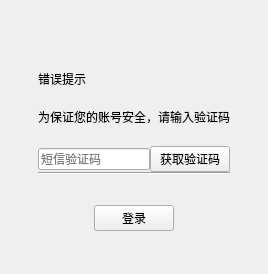
<?xml version="1.0" encoding="UTF-8"?>
<ui version="4.0">
 <class>NewDeviceLoginForm</class>
 <widget class="QWidget" name="NewDeviceLoginForm">
  <property name="geometry">
   <rect>
    <x>0</x>
    <y>0</y>
    <width>241</width>
    <height>274</height>
   </rect>
  </property>
  <property name="windowTitle">
   <string>Form</string>
  </property>
  <layout class="QVBoxLayout" name="verticalLayout_4">
   <property name="spacing">
    <number>0</number>
   </property>
   <property name="leftMargin">
    <number>38</number>
   </property>
   <property name="topMargin">
    <number>0</number>
   </property>
   <property name="rightMargin">
    <number>38</number>
   </property>
   <property name="bottomMargin">
    <number>0</number>
   </property>
   <item>
    <layout class="QVBoxLayout" name="verticalLayout_3">
     <property name="spacing">
      <number>0</number>
     </property>
     <item>
      <layout class="QHBoxLayout" name="horizontalLayout_2">
       <property name="spacing">
        <number>10</number>
       </property>
       <property name="topMargin">
        <number>22</number>
       </property>
       <property name="bottomMargin">
        <number>18</number>
       </property>
       <item>
        <spacer name="horizontalSpacer">
         <property name="orientation">
          <enum>Qt::Horizontal</enum>
         </property>
         <property name="sizeHint" stdset="0">
          <size>
           <width>40</width>
           <height>20</height>
          </size>
         </property>
        </spacer>
       </item>
       <item>
        <widget class="QLabel" name="label_title">
         <property name="text">
          <string/>
         </property>
         <property name="alignment">
          <set>Qt::AlignCenter</set>
         </property>
        </widget>
       </item>
       <item>
        <spacer name="horizontalSpacer_2">
         <property name="orientation">
          <enum>Qt::Horizontal</enum>
         </property>
         <property name="sizeHint" stdset="0">
          <size>
           <width>40</width>
           <height>20</height>
          </size>
         </property>
        </spacer>
       </item>
      </layout>
     </item>
     <item>
      <layout class="QVBoxLayout" name="verticalLayout_2">
       <property name="topMargin">
        <number>10</number>
       </property>
       <property name="bottomMargin">
        <number>20</number>
       </property>
       <item>
        <widget class="QLabel" name="errorLabel">
         <property name="text">
          <string>错误提示</string>
         </property>
        </widget>
       </item>
      </layout>
     </item>
     <item>
      <widget class="QLabel" name="deviceLabel">
       <property name="text">
        <string>为保证您的账号安全，请输入验证码</string>
       </property>
       <property name="alignment">
        <set>Qt::AlignCenter</set>
       </property>
      </widget>
     </item>
     <item>
      <layout class="QVBoxLayout" name="verticalLayout">
       <property name="spacing">
        <number>0</number>
       </property>
       <property name="topMargin">
        <number>20</number>
       </property>
       <property name="bottomMargin">
        <number>30</number>
       </property>
       <item>
        <layout class="QHBoxLayout" name="horizontalLayout">
         <item>
          <widget class="QLineEdit" name="idCodeLineEdit">
           <property name="maxLength">
            <number>4</number>
           </property>
           <property name="placeholderText">
            <string>短信验证码</string>
           </property>
          </widget>
         </item>
         <item>
          <widget class="QPushButton" name="obtainIdCodeButton">
           <property name="text">
            <string>获取验证码</string>
           </property>
          </widget>
         </item>
        </layout>
       </item>
       <item>
        <widget class="Line" name="line_2">
         <property name="orientation">
          <enum>Qt::Horizontal</enum>
         </property>
        </widget>
       </item>
      </layout>
     </item>
     <item>
      <layout class="QHBoxLayout" name="horizontalLayout_3">
       <item>
        <spacer name="horizontalSpacer_3">
         <property name="orientation">
          <enum>Qt::Horizontal</enum>
         </property>
         <property name="sizeHint" stdset="0">
          <size>
           <width>40</width>
           <height>20</height>
          </size>
         </property>
        </spacer>
       </item>
       <item>
        <widget class="QPushButton" name="loginPushButton">
         <property name="focusPolicy">
          <enum>Qt::NoFocus</enum>
         </property>
         <property name="text">
          <string>登录</string>
         </property>
        </widget>
       </item>
       <item>
        <spacer name="horizontalSpacer_4">
         <property name="orientation">
          <enum>Qt::Horizontal</enum>
         </property>
         <property name="sizeHint" stdset="0">
          <size>
           <width>40</width>
           <height>20</height>
          </size>
         </property>
        </spacer>
       </item>
      </layout>
     </item>
     <item>
      <spacer name="verticalSpacer">
       <property name="orientation">
        <enum>Qt::Vertical</enum>
       </property>
       <property name="sizeHint" stdset="0">
        <size>
         <width>20</width>
         <height>40</height>
        </size>
       </property>
      </spacer>
     </item>
    </layout>
   </item>
  </layout>
 </widget>
 <resources/>
 <connections/>
</ui>
